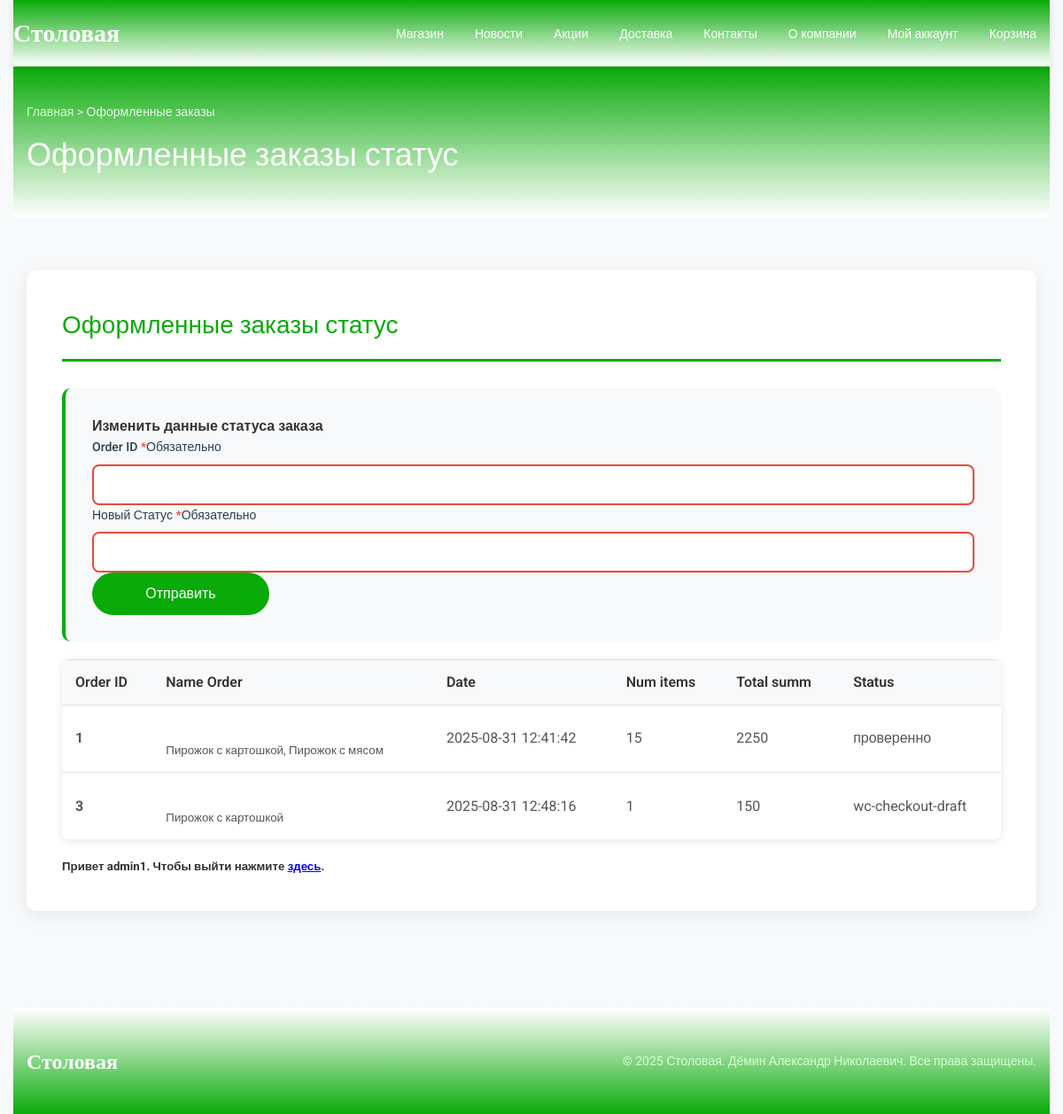
The app's page /my-account/admin/Оформленные-заказы/status.php (signed in), older data.
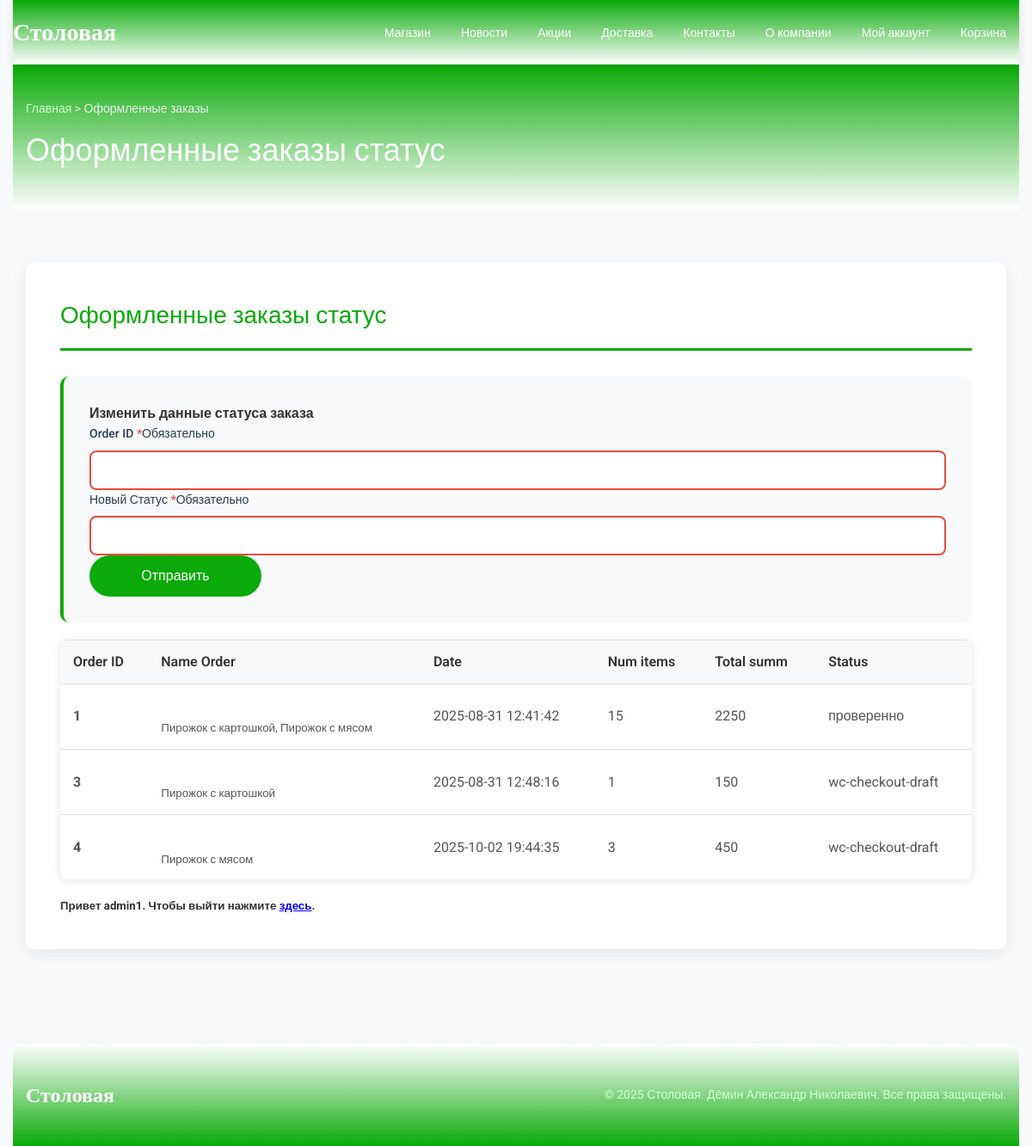
The same page, newer data.
### tables this page shows
CREATE TABLE `st_order_stats` (
  `order_id` bigint(20) UNSIGNED NOT NULL,
  `name_order` varchar(500) DEFAULT NULL,
  `parent_id` bigint(20) UNSIGNED DEFAULT NULL,
  `date_created` datetime DEFAULT NULL,
  `date_created_gmt` datetime DEFAULT NULL,
  `date_paid` datetime DEFAULT NULL,
  `date_completed` datetime DEFAULT NULL,
  `num_items_sold` int(11) DEFAULT NULL,
  `total_sales` double DEFAULT NULL,
  `tax_total` double DEFAULT NULL,
  `shipping_total` double DEFAULT NULL,
  `net_total` double DEFAULT NULL,
  `returning_customer` tinyint(1) DEFAULT NULL,
  `status` varchar(200) DEFAULT NULL,
  `customer_id` bigint(20) DEFAULT NULL
);

### my-account/admin/Оформленные-заказы/status.php (the view, shortened to what this page needs)
<?php
	if ($_COOKIE['user'] == 'admin1'):
?>
<!DOCTYPE html>
<html lang="ru-RU">
<head>
    <link rel="stylesheet" href="/style.css">
		<link rel="stylesheet" href="/styleM.css">
		<link rel="stylesheet" href="/styleMM.css">
</head>
<body class="site-body">
    <div class="site-wrapper">
        <header class="site-header">
            <div class="header-container">
                <div class="site-logo">
                    <h3><a href="/">Столовая</a></h3>
                </div>
                <nav class="main-nav">
                    <ul>
                        <li><a href="/shop/">Магазин</a></li>
                        <li><a href="/новости-и-акции/">Новости</a></li>
                        <li><a href="/акции/">Акции</a></li>
                        <li><a href="/доставка/">Доставка</a></li>
                        <li><a href="/контакты/">Контакты</a></li>
                        <li><a href="/о-компании/">О компании</a></li>
                        <li><a href="/my-account/">Мой аккаунт</a></li>
                        <li><a href="/cart/">Корзина</a></li>
                    </ul>
                </nav>
            </div>
        </header>
        <div class="page-header">
            <div class="site-wrapper">
                <div class="breadcrumbs">
                    <a href="/">Главная</a> > Оформленные заказы
                </div>
                <h1 class="page-title">Оформленные заказы статус</h1>
            </div>
        </div>
        <main class="main-content">
            <div class="site-wrapper">
                <div class="content-section">
                    <h2 class="section-title">Оформленные заказы статус</h2>
										<?php
										require '../../configDB.php';
										$query = $pdo->query('SELECT * FROM `st_order_stats`');
										?>
                    <form class="order-form" action="add.php" method="post" novalidate>
											<h4>Изменить данные статуса заказа</h4>
											<p class="form-group">
												<label class="form-label" for="order_ID">Order ID&nbsp;<span class="required" aria-hidden="true">*</span><span class="screen-reader-text">Обязательно</span></label>
												<input type="text" class="form-input input-text" name="order_ID" id="order_ID" autocomplete="order_ID" value="" required aria-required="true">
											</p>
											<p class="form-group">
												<label class="form-label" for="status">Новый Статус&nbsp;<span class="required" aria-hidden="true">*</span><span class="screen-reader-text">Обязательно</span></label>
												<input type="text" class="form-input input-text" name="status" id="status" autocomplete="status" value="" required aria-required="true">
											</p>
											<p class="form-row">
												<button type="submit" class="btn-primary" name="" value="Отправить">Отправить</button>
											</p>
										</form>
                    <div class="table-container">
                        <table class="data-table">
                            <thead>
                                <tr>
                                    <th>Order ID</th>
                                    <th>Name Order</th>
                                    <th>Date</th>
                                    <th>Num items</th>
                                    <th>Total summ</th>
                                    <th>Status</th>
                                </tr>
                            </thead>
                            <tbody>
                                <?php while ($row = $query->fetch(PDO::FETCH_OBJ)): ?>
                                <tr>
                                    <td><strong><?= htmlspecialchars($row->order_id) ?></strong></td>
                                    <td><?= $row->name_order ? '<br><small>' . htmlspecialchars($row->name_order) . '</small>' : '' ?></td>
                                    <td><?= htmlspecialchars($row->date_created) ?></td>
                                    <td><?= htmlspecialchars($row->num_items_sold) ?></td>
                                    <td><?= htmlspecialchars($row->total_sales) ?></td>
                                    <td><?= htmlspecialchars($row->status) ?></td>
                                </tr>
                                <?php endwhile; ?>
                            </tbody>
                        </table>
                    </div>
										<h5>Привет <?=$_COOKIE['user']?>. Чтобы выйти нажмите <a
											href="/exit.php">здесь</a>. </h5>
                </div>
            </div>
        </main>
        <footer class="site-footer">
            <div class="site-wrapper">
                <div class="footer-content">
                    <div class="site-logo">
                        <h3><a href="/">Столовая</a></h3>
                    </div>
                    <p class="footer-text">© 2025 Столовая. Дёмин Александр Николаевич. Все права защищены.</p>
                </div>
            </div>
        </footer>
    </div>
</body>
</html>
<?php endif; ?>

Row changes from the older to the newer data that the page shows:
added st_order_stats: order_id "4", name_order "Пирожок с мясом", date_created "2025-10-02 19:44:35", num_items_sold "3", total_sales "450", status "wc-checkout-draft"
